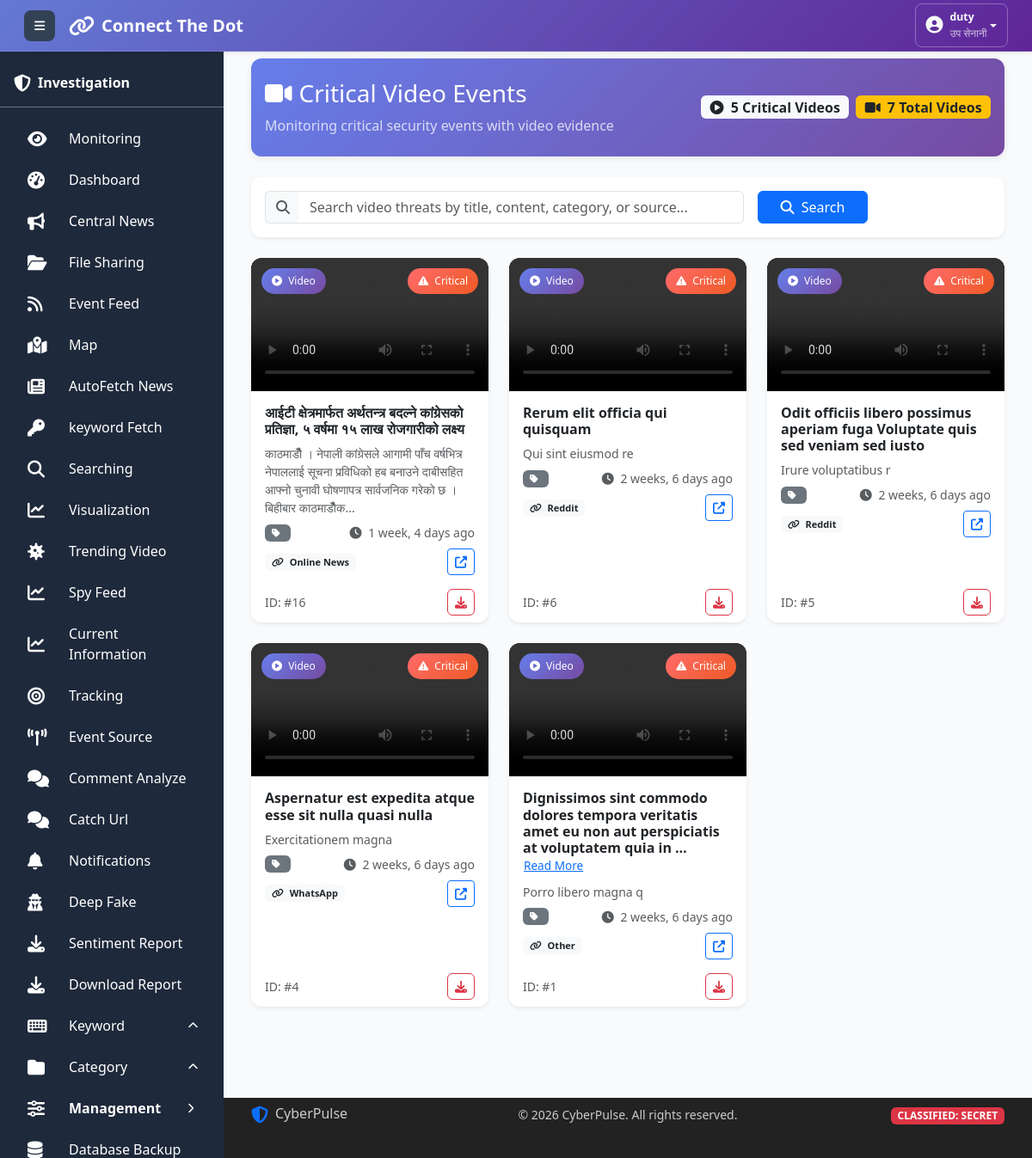
Page /trending_news/ (signed in) on the committed database.
### collect/models.py (models this page shows, shortened)
class User(AbstractUser):
    ROLE_CHOICES = [
        ('User', 'User'),
        ('CyberUser', 'CyberUser'),
        ('Admin', 'Admin'),
        ('SuperAdmin', 'SuperAdmin'),
    ]
    name = models.CharField(max_length=15, blank=True, null=True)
    email = models.EmailField(unique=True)
    phone = models.CharField(max_length=15, blank=True, null=True)
    unit = models.CharField(max_length=100, blank=True, null=True)
    role = models.CharField(
        max_length=20,
        choices=ROLE_CHOICES,
        default='User',
        help_text="User's functional role in the system"
    )
    rank = models.CharField(max_length=50, blank=True, null=True)
    social_media = models.BooleanField(
        default=False,
        help_text="Access to social media features"
    )
    created_at = models.DateTimeField(
        auto_now_add=True,
        help_text="Date when user was created"
    )
    updated_at = models.DateTimeField(
        auto_now=True,
        help_text="Date when user was last updated"
    )
    is_void = models.BooleanField(
        default=False,
    )

class ThreatAlert(models.Model):
    SEVERITY_CHOICES = [
        ('low', 'Low'),
        ('medium', 'Medium'),
        ('high', 'High'),
        ('critical', 'Critical'),
    ]
    PROVINCE_CHOICES = [
        ('koshi', 'Koshi'),
        ('madhesh', 'Madhesh'),
        ('bagmati', 'Bagmati'),
        ('gandaki', 'Gandaki'),
        ('lumbini', 'Lumbini'),
        ('karnali', 'Karnali'),
        ('sudurpaschim', 'Sudurpaschim'),
    ]
    title = models.CharField(max_length=300)
    image = models.ImageField(upload_to='threat_alerts/', blank=True, null=True)
    video = models.FileField(upload_to='threat_alerts/videos/', blank=True, null=True,
                           help_text="Upload video files")
    province = models.CharField(
        max_length=50,
        choices=PROVINCE_CHOICES,
        blank=True,
        null=True,
        help_text="Province where activity took place"
    )
    content = models.TextField()
    category = models.ForeignKey(
        'ThreatCategory',  # Reference the ThreatCategory model
        on_delete=models.SET_NULL,  # Prevent deletion if alerts exist
        related_name='alerts',
        help_text="Select threat category",
        null=True,  # Make nullable temporarily for migration
        blank=True  # Make blankable temporarily for migration
    )
    source = models.CharField(max_length=50, default='unknown')
    url = models.URLField(unique=True)
    severity = models.CharField(
        max_length=10,
        choices=SEVERITY_CHOICES,
        default='low'
    )
    timestamp = models.DateTimeField(auto_now_add=True)
    created_at = models.DateTimeField(auto_now_add=True)
    updated_at = models.DateTimeField(auto_now=True)
    created_by = models.ForeignKey(
        User,
        on_delete=models.SET_NULL,
        null=True,
        blank=True,
        related_name='created_alerts',
        help_text="User who created this alert"
    )
    likes_count = models.IntegerField(default=0)
    unlikes_count = models.IntegerField(default=0)
    users_liked = models.ManyToManyField(
        User,
        related_name='liked_alerts',
        blank=True,
        help_text="Users who liked this alert"
    )
    users_unliked = models.ManyToManyField(
        User,
        related_name='unliked_alerts',
        blank=True,
        help_text="Users who unliked this alert"
    )

### collect/views.py (the view, shortened to what this page needs)
# urls.py: path('trending_news/', views.newsTrending, name='news_trending'),
@login_required
def newsTrending(request):
    if not check_access(request):
        return redirect('logout')  # Create this view
    user = request.user
    if user.is_superuser:
        base_threats = ThreatAlert.objects.all()
    elif hasattr(user, 'role') and user.role == 2:  # Admin
        base_threats = ThreatAlert.objects.filter(
            Q(created_by__unit=user.unit) |
            Q(created_by=user) |
            Q(created_by__isnull=True)
        )
    else:
        base_threats = ThreatAlert.objects.filter(
            created_by__unit=user.unit
        )
    critical_threats_with_videos = base_threats.filter(
        severity='critical'
    ).exclude(
        Q(video__isnull=True) | Q(video='')
    ).order_by('-timestamp')
    all_threats_with_videos = base_threats.exclude(
        Q(video__isnull=True) | Q(video='')
    )
    unit_stats = {}
    if hasattr(user, 'unit') and user.unit:
        unit_critical_videos = base_threats.filter(
            severity='critical',
            created_by__unit=user.unit
        ).exclude(
            Q(video__isnull=True) | Q(video='')
        ).count()
        unit_all_videos = base_threats.filter(
            created_by__unit=user.unit
        ).exclude(
            Q(video__isnull=True) | Q(video='')
        ).count()
        unit_stats = {
            'critical_videos': unit_critical_videos,
            'all_videos': unit_all_videos,
        }
    video_categories = all_threats_with_videos.values(
        'category__name'
    ).annotate(
        count=Count('id')
    ).order_by('-count')[:5]
    video_severities = all_threats_with_videos.values(
        'severity'
    ).annotate(
        count=Count('id')
    ).order_by('severity')
    severity_names = {
        'critical': 'Critical',
        'high': 'High',
        'medium': 'Medium',
        'low': 'Low'
    }
    video_severity_data = []
    for item in video_severities:
        video_severity_data.append({
            'severity': severity_names.get(item['severity'], item['severity'].title()),
            'count': item['count']
        })
    from datetime import timedelta
    one_week_ago = timezone.now() - timedelta(days=7)
    recent_videos = all_threats_with_videos.filter(
        timestamp__gte=one_week_ago
    ).count()
    paginator = Paginator(critical_threats_with_videos, 15)
    page_number = request.GET.get('page')
    page_obj = paginator.get_page(page_number)
    return render(request, 'newsTrending.html', {
        'threats': page_obj,
        'critical_threats': critical_threats_with_videos,
        'total_critical_with_videos': critical_threats_with_videos.count(),
        'total_all_videos': all_threats_with_videos.count(),
        'page_obj': page_obj,
        'user_unit': user.unit if hasattr(user, 'unit') else None,
        'unit_stats': unit_stats,
        'video_categories': video_categories,
        'video_severity_data': video_severity_data,
        'recent_videos': recent_videos,
        'is_superuser': user.is_superuser,
        'is_admin': getattr(user, 'role', 0) == 2,
    })

### templates/newsTrending.html (shortened to what this page needs)
{% extends "base.html" %}
{% block content %}
<div class="container-fluid">
    <div class="row mb-4">
        <div class="col-12">
            <div class="card border-0 bg-gradient-primary text-white">
                <div class="card-body py-4">
                    <div class="row align-items-center">
                        <div class="col-md-8">
                            <h1 class="h3 mb-2">
                                <i class="fas fa-video me-2"></i>Critical Video Events
                            </h1>
                            <p class="mb-0 opacity-75">
                                Monitoring critical security events with video evidence
                            </p>
                        </div>
                        <div class="col-md-4 text-md-end">
                            <div class="d-flex flex-column flex-md-row gap-2 justify-content-md-end">
                                <span class="badge bg-light text-dark fs-6">
                                    <i class="fas fa-play-circle me-1"></i>
                                    {{ total_critical_with_videos }} Critical Videos
                                </span>
                                <span class="badge bg-warning text-dark fs-6">
                                    <i class="fas fa-video me-1"></i>
                                    {{ total_all_videos }} Total Videos
                                </span>
                            </div>
                        </div>
                    </div>
                </div>
            </div>
        </div>
    </div>
    <div class="row mb-4">
        <div class="col-12">
            <div class="card border-0 shadow-sm">
                <div class="card-body">
                    <form method="get" class="row g-3 align-items-center">
                        <div class="col-md-8">
                            <div class="input-group">
                                <span class="input-group-text bg-light border-end-0">
                                    <i class="fas fa-search text-muted"></i>
                                </span>
                                <input type="text"
                                       name="search"
                                       class="form-control border-start-0"
                                       placeholder="Search video threats by title, content, category, or source..."
                                       value="{{ search_query }}">
                            </div>
                        </div>
                        <div class="col-md-2">
                            <button type="submit" class="btn btn-primary w-100">
                                <i class="fas fa-search me-1"></i> Search
                            </button>
                        </div>
                    </form>
                </div>
            </div>
        </div>
    </div>
    <div class="row">
        {% for threat in threats %}
        <div class="col-xl-4 col-lg-6 col-md-6 mb-4">
            <div class="card threat-video-card h-100 border-0 shadow-sm hover-shadow">
                <div class="video-thumbnail-container">
                    {% if threat.video %}
                    <video class="video-thumbnail" controls preload="metadata">
                        <source src="{{ threat.video.url }}" type="video/mp4">
                    </video>
                    <div class="video-overlay">
                        <div class="video-badge video-indicator">
                        </div>
                        <div class="video-badge severity-badge severity-{{ threat.severity }}">
                        </div>
                    </div>
                    {% endif %}
                </div>
                <div class="card-body">
                    <div class="threat-title-container mb-2">
                        <h6 class="card-title fw-bold threat-title-preview">
                            <span class="title-preview">{{ threat.title|truncatewords:15 }}</span>
                            {% if threat.title|wordcount > 15 %}
                                <button class="btn btn-link p-0 text-primary btn-read-more-title" type="button" style="font-size: 0.85rem;">
                                    Read More
                                </button>
                            {% endif %}
                        </h6>
                    </div>
                    <div class="card-text text-muted small mb-2 threat-content-preview">
                        <span class="content-preview">{{ threat.content|truncatewords:25 }}</span>
                    </div>
                    <div class="threat-meta">
                        <div class="d-flex justify-content-between align-items-center mb-2">
                            <span class="badge bg-secondary">
                                <i class="fas fa-tag me-1"></i>
                            </span>
                            <small class="text-muted">
                                <i class="fas fa-clock me-1"></i>
                                {{ threat.timestamp|timesince }} ago
                            </small>
                        </div>
                        <div class="d-flex justify-content-between align-items-center">
                            <span class="badge bg-light text-dark">
                                <i class="fas fa-link me-1"></i>
                                {{ threat.source }}
                            </span>
                            <a href="{{ threat.url }}" target="_blank" class="btn btn-sm btn-outline-primary">
                                <i class="fas fa-external-link-alt"></i>
                            </a>
                        </div>
                    </div>
                </div>
                <div class="card-footer bg-transparent border-top-0 pt-0">
                    <div class="d-flex justify-content-between align-items-center">
                        <small class="text-muted">
                            ID: #{{ threat.id }}
                        </small>
                        <div class="video-actions">
                            <button class="btn btn-sm btn-outline-danger"
                                    onclick="downloadVideo('{{ threat.video.url|escapejs }}')"
                                    title="Download Video">
                                <i class="fas fa-download"></i>
                            </button>
                        </div>
                    </div>
                </div>
            </div>
        </div>
        {% endfor %}
    </div>
</div>
{% endblock %}

### templates/base.html (shortened to what this page needs)
<!DOCTYPE html>
<html lang="en">
<head>
  <link href="../static/css/bootstrap.min.css" rel="stylesheet">
  <link href="../static/css/all.min.css" rel="stylesheet">
</head>
<body>
<nav class="main-navbar navbar navbar-expand navbar-dark bg-gradient-primary px-3 py-2 shadow-sm">
  <div class="container-fluid">
    <div class="d-flex align-items-center">
      <button class="sidebar-toggle btn btn-light btn-sm me-3" id="sidebarToggle">
        <i class="fas fa-bars"></i>
      </button>
      <a class="navbar-brand d-flex align-items-center fw-bold text-white text-decoration-none" href="{% url 'dashboard' %}">
        <i class="fas fa-link me-2 fs-4"></i>
        <span class="fs-5">Connect The Dot</span>
      </a>
    </div>
    <div class="navbar-nav ms-auto">
      <div class="nav-item dropdown">
        <button class="btn btn-outline-light btn-sm dropdown-toggle d-flex align-items-center"
                type="button"
                id="userDropdown"
                data-bs-toggle="dropdown"
                aria-expanded="false">
          <div class="d-flex align-items-center">
            <div class="me-2">
              <i class="fas fa-user-circle fs-5"></i>
            </div>
            <div class="d-none d-md-block text-start">
              <div class="fw-semibold small">{{ request.session.user_username }}</div>
              <div class="x-small opacity-75">{{ request.session.user_rank }}</div>
            </div>
          </div>
        </button>
      </div>
    </div>
  </div>
</nav>
  <aside class="main-sidebar" id="mainSidebar">
    <div class="p-3 pt-4 border-bottom border-secondary">
      <div class="d-flex align-items-center">
        <i class="fas fa-shield-alt fa-lg"></i>
        <span class="sidebar-text ms-2 fw-bold">Investigation</span>
      </div>
    </div>
    {% include 'sidebar_menu.html' %}
  </aside>
  <main class="main-content">
    {% block content %}{% endblock %}
  </main>
  <footer class="fixed-footer">
    <div class="container h-100 d-flex flex-column justify-content-center">
      <div class="row align-items-center">
        <div class="col-md-4 mb-2 mb-md-0">
          <div class="d-flex align-items-center">
            <i class="fas fa-shield-alt fa-lg me-2 text-primary"></i>
            <span class="h6 mb-0">CyberPulse</span>
          </div>
        </div>
        <div class="col-md-4 text-center mb-2 mb-md-0">
          <small>&copy; <span id="current-year"></span> CyberPulse. All rights reserved.</small>
        </div>
        <div class="col-md-4 text-md-end">
          <span class="badge bg-danger small">CLASSIFIED: SECRET</span>
        </div>
      </div>
      <div class="row mt-2">
        <div class="col-12 text-center">
          <small class="text-muted">
            <i class="fas fa-exclamation-triangle me-1"></i>
          </small>
        </div>
      </div>
    </div>
  </footer>
</body>
</html>

### rows in the picture
User: session.user_username "duty", session.user_rank "उप सेनानी"
ThreatAlert: title "आईटी क्षेत्रमार्फत अर्थतन्त्र बदल्ने कांग्रेसको प्रतिज्ञा, ५ वर्षमा १५ लाख रोजगारीको लक्ष्य", content "काठमाडौँ । नेपाली कांग्रेसले आगामी पाँच वर्षभित्र नेपाललाई सूचना प्रविधिको हब बनाउने दाबीसहित आफ्नो चुनावी घोषणापत्र सार्वजनिक गरेको छ । बिहीबार काठमाडौँक...", timestamp "1 week, 4 days", source "Online News", id "16"
ThreatAlert: title "Rerum elit officia qui quisquam", content "Qui sint eiusmod re", timestamp "2 weeks, 6 days", source "Reddit", id "6"
ThreatAlert: title "Odit officiis libero possimus aperiam fuga Voluptate quis sed veniam sed iusto", content "Irure voluptatibus r", timestamp "2 weeks, 6 days", source "Reddit", id "5"
ThreatAlert: title "Aspernatur est expedita atque esse sit nulla quasi nulla", content "Exercitationem magna", timestamp "2 weeks, 6 days", source "WhatsApp", id "4"
ThreatAlert: title "Dignissimos sint commodo dolores tempora veritatis amet eu non aut perspiciatis at voluptatem quia in …", content "Porro libero magna q", timestamp "2 weeks, 6 days", source "Other", id "1"

### other values in the picture
{{ total_critical_with_videos }} "5"
{{ total_all_videos }} "7"
